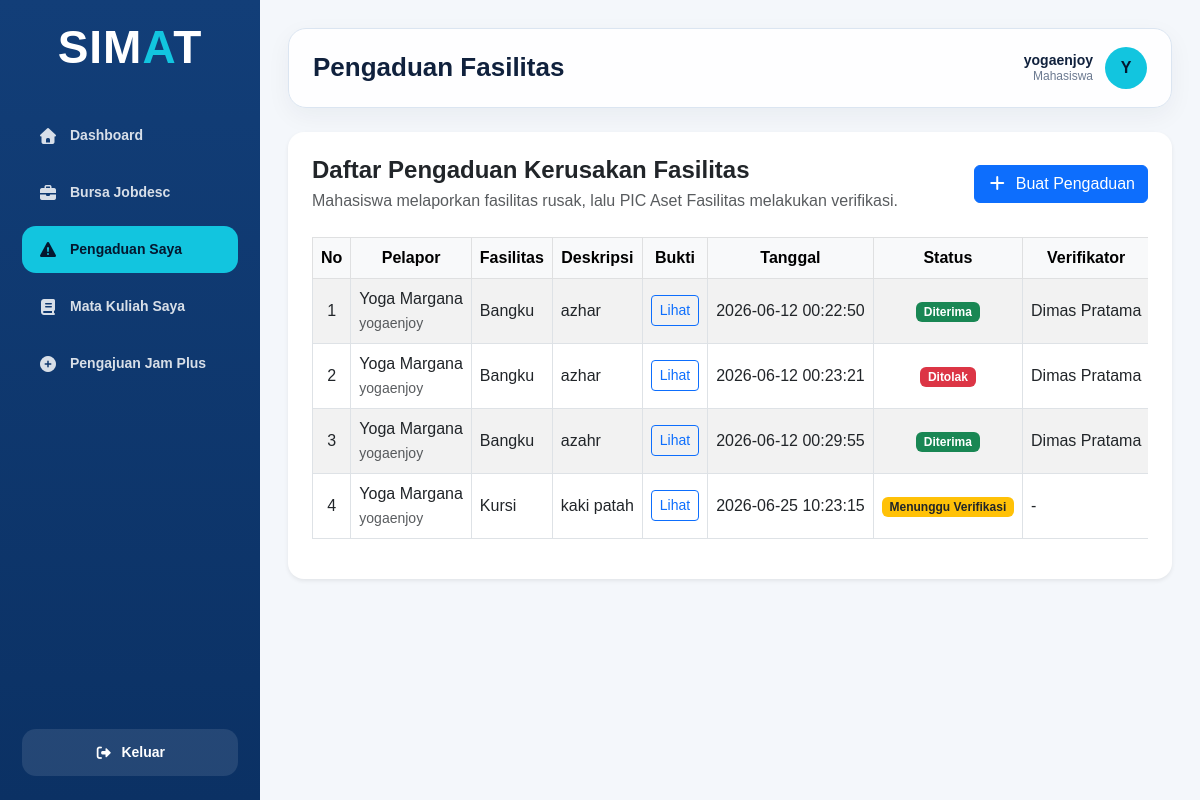
Page /transaksi/pengaduan_kerusakan_fasilitas/index.php (signed in) on the committed database.
### tables this page shows
CREATE TABLE `pengaduan_kerusakan_fasilitas` (
  `id_pengaduan_kerusakan_fasilitas` int NOT NULL,
  `id_fasilitas` int NOT NULL,
  `deskripsi_kerusakan` text NOT NULL,
  `tanggal_pengaduan` datetime NOT NULL,
  `bukti_kerusakan_url` varchar(2048) DEFAULT NULL,
  `pelaku_kerusakan` varchar(50) DEFAULT NULL,
  `status_pengaduan` enum('Menunggu Verifikasi','Diterima','Ditolak') DEFAULT 'Menunggu Verifikasi'
);

CREATE TABLE `pengguna` (
  `id_pengguna` int NOT NULL,
  `id_mahasiswa` int DEFAULT NULL,
  `id_pengajar` int DEFAULT NULL,
  `username` varchar(50) NOT NULL,
  `password` varchar(255) NOT NULL,
  `role` enum('Mahasiswa','Pengajar','PIC Tata Tertib','PIC Aset Fasilitas','PIC Kemahasiswaan','Kepala Prodi') NOT NULL,
  `status_akun` enum('Aktif','Tidak Aktif') DEFAULT 'Aktif'
);

CREATE TABLE `fasilitas` (
  `id_fasilitas` int NOT NULL,
  `nama_fasilitas` varchar(50) NOT NULL,
  `harga` decimal(15,2) DEFAULT '0.00',
  `status_fasilitas` enum('Aktif','Tidak Aktif') DEFAULT 'Aktif',
  `tanggal_pendataan` datetime NOT NULL
);

### config/function.php (called while the page is built, shortened)
<?php
function aman($data)
{
    return htmlspecialchars($data ?? '', ENT_QUOTES, 'UTF-8');
}
?>

### transaksi/pengaduan_kerusakan_fasilitas/index.php (the view, shortened to what this page needs)
<?php
require_once "../../config/koneksi.php";
require_once "../../config/function.php";
$role = $_SESSION['role'] ?? '';
$data_pengaduan = [];
$query = mysqli_query($koneksi, "CALL usp_select_pengaduan_kerusakan_fasilitas()");
if ($query) {
    while ($row = mysqli_fetch_assoc($query)) {
        if ($role == "Mahasiswa" && $row['id_pelapor'] != $_SESSION['id_pengguna']) {
            continue;
        }
        $data_pengaduan[] = $row;
    }
}
require_once "../../includes/dashboard_header.php";
require_once "../../includes/sidebar.php";
?>
<main class="main-content">
    <div class="topbar">
        <h1 class="page-title">Pengaduan Fasilitas</h1>
        <div class="user-info">
            <div class="user-detail">
                <div class="user-name"><?= aman($_SESSION['username']); ?></div>
                <div class="user-role"><?= aman($_SESSION['role']); ?></div>
            </div>
            <div class="user-avatar">
                <?= strtoupper(substr($_SESSION['username'], 0, 1)); ?>
            </div>
        </div>
    </div>
    <div class="content-wrapper">
        <div class="card border-0 shadow-sm rounded-4">
            <div class="card-body p-4">
                <div class="d-flex flex-column flex-md-row justify-content-between align-items-md-center mb-4 gap-3">
                    <div>
                        <h4 class="fw-bold mb-1">Daftar Pengaduan Kerusakan Fasilitas</h4>
                        <p class="text-muted mb-0">
                            Mahasiswa melaporkan fasilitas rusak, lalu PIC Aset Fasilitas melakukan verifikasi.
                        </p>
                    </div>
                    <?php if ($role == "Mahasiswa") { ?>
                        <a href="tambah.php" class="btn btn-primary">
                            <i class="fa-solid fa-plus me-1"></i>
                            Buat Pengaduan
                        </a>
                    <?php } ?>
                </div>
                <div class="table-responsive">
                    <table id="myTable" class="table table-hover table-bordered table-striped align-middle text-nowrap" border="1">
                        <thead class="table-light">
                            <tr>
                                <th style="width: 60px;" class="text-center">No</th>
                                <th class="text-center">Pelapor</th>
                                <th class="text-center">Fasilitas</th>
                                <th class="text-center">Deskripsi</th>
                                <th class="text-center">Bukti</th>
                                <th class="text-center">Tanggal</th>
                                <th class="text-center">Status</th>
                                <th class="text-center">Verifikator</th>
                            </tr>
                        </thead>
                        <tbody>
                            <?php if (count($data_pengaduan) > 0) { ?>
                                <?php $no = 1; ?>
                                <?php foreach ($data_pengaduan as $pengaduan) { ?>
                                    <tr>
                                        <td class="text-center"><?= $no++; ?></td>
                                        <td>
                                            <?= aman($pengaduan['nama_pelapor'] ?? '-'); ?><br>
                                            <small class="text-muted"><?= aman($pengaduan['username_pelapor'] ?? '-'); ?></small>
                                        </td>
                                        <td><?= aman($pengaduan['nama_fasilitas']); ?></td>
                                        <td><?= aman($pengaduan['deskripsi_kerusakan']); ?></td>
                                        <td class="text-center">
                                            <?php if (!empty($pengaduan['bukti_kerusakan_url'])) { ?>
                                                <a href="<?= aman($pengaduan['bukti_kerusakan_url']); ?>" target="_blank" class="btn btn-outline-primary btn-sm">
                                                    Lihat
                                                </a>
                                            <?php } else { ?>
                                                <span class="text-muted">-</span>
                                            <?php } ?>
                                        </td>
                                        <td><?= aman($pengaduan['tanggal_pengaduan']); ?></td>
                                        <td class="text-center">
                                            <?php if ($pengaduan['status_pengaduan'] == "Menunggu Verifikasi") { ?>
                                                <span class="badge bg-warning text-dark">Menunggu Verifikasi</span>
                                            <?php } elseif ($pengaduan['status_pengaduan'] == "Diterima") { ?>
                                                <span class="badge bg-success">Diterima</span>
                                            <?php } else { ?>
                                                <span class="badge bg-danger">Ditolak</span>
                                            <?php } ?>
                                        </td>
                                        <td><?= aman($pengaduan['nama_verifikator'] ?? '-'); ?></td>
                                    </tr>
                                <?php } ?>
                            <?php } ?>
                        </tbody>
                    </table>
                </div>
            </div>
        </div>
    </div>
</main>
<?php require_once "../../includes/dashboard_footer.php"; ?>

### assets/css/dashboard.css (style rules this page uses)
:root { --primary: #123e78; --primary-dark: #0b3164; --accent: #12c5df; --bg: #f4f7fb; --text: #10213d; --muted: #6c7a91; --white: #ffffff; --border: #dbe5f1; }
* { box-sizing: border-box; }
html, body { width: 100%; min-height: 100%; margin: 0; font-family: Arial, sans-serif; background: var(--bg); color: var(--text); overflow-x: hidden; scrollbar-width: none; -ms-overflow-style: none; }
.main-content { min-width: 0; margin-left: 260px; min-height: 100vh; padding: 28px; overflow-x: hidden; }
.topbar { min-height: 76px; background: rgba(255, 255, 255, 0.9); border: 1px solid var(--border); border-radius: 18px; padding: 18px 24px; display: flex; align-items: center; justify-content: space-between; gap: 18px; box-shadow: 0 8px 25px rgba(16, 33, 61, 0.05); }
.page-title { margin: 0; font-size: 26px; font-weight: 800; }
.user-info { display: flex; align-items: center; gap: 12px; min-width: max-content; }
.user-detail { line-height: 1.2; text-align: right; }
.user-name { font-size: 14px; font-weight: 700; }
.user-role { font-size: 12px; color: var(--muted); }
.user-avatar { width: 42px; height: 42px; border-radius: 50%; background: var(--accent); color: #04172f; display: flex; align-items: center; justify-content: center; font-weight: 800; }
.content-wrapper { margin-top: 24px; }

### rows in the picture
pengaduan_kerusakan_fasilitas: nama_pelapor "Yoga Margana", pengguna.username "yogaenjoy", id_fasilitas.nama_fasilitas "Bangku", deskripsi_kerusakan "azhar", tanggal_pengaduan "2026-06-12 00:22:50", status_pengaduan "Diterima", nama_verifikator "Dimas Pratama"
pengaduan_kerusakan_fasilitas: nama_pelapor "Yoga Margana", pengguna.username "yogaenjoy", id_fasilitas.nama_fasilitas "Bangku", deskripsi_kerusakan "azhar", tanggal_pengaduan "2026-06-12 00:23:21", status_pengaduan "Ditolak", nama_verifikator "Dimas Pratama"
pengaduan_kerusakan_fasilitas: nama_pelapor "Yoga Margana", pengguna.username "yogaenjoy", id_fasilitas.nama_fasilitas "Bangku", deskripsi_kerusakan "azahr", tanggal_pengaduan "2026-06-12 00:29:55", status_pengaduan "Diterima", nama_verifikator "Dimas Pratama"
pengaduan_kerusakan_fasilitas: nama_pelapor "Yoga Margana", pengguna.username "yogaenjoy", id_fasilitas.nama_fasilitas "Kursi", deskripsi_kerusakan "kaki patah", tanggal_pengaduan "2026-06-25 10:23:15", shows "Menunggu Verifikasi", nama_verifikator "-"

### other values in the picture
aman($_SESSION['username']) "yogaenjoy"
aman($_SESSION['role']) "Mahasiswa"
substr($_SESSION['username'], 0, 1) "Y"
